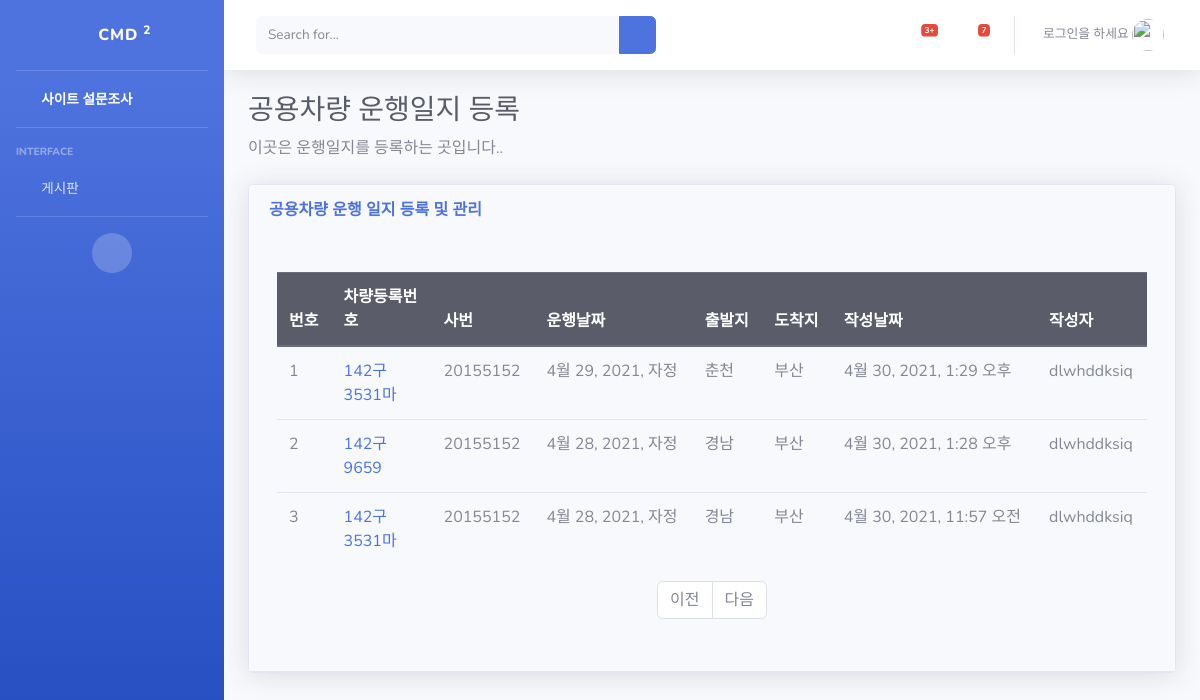
Page /pybo/drive_list/ on the earlier database version.
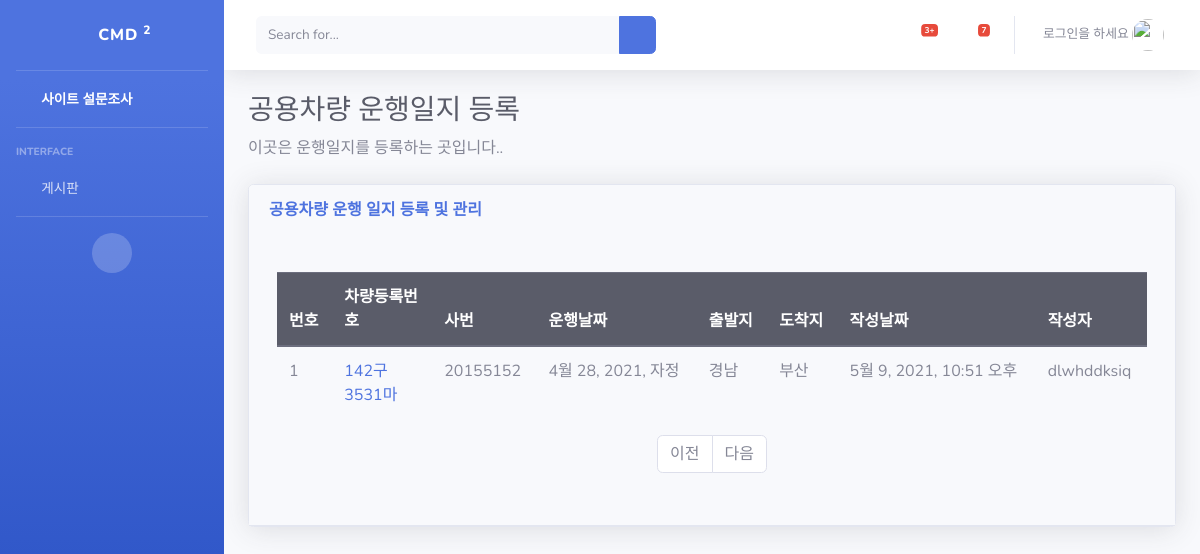
Same page on the later database version.
### pybo/models.py (models this page shows)
class CMD_Question(models.Model):
    subject = models.CharField(max_length=200)
    Car_num = models.CharField(max_length=15)
    bussiness_manager = models.CharField(max_length=10)
    bussiness_num = models.CharField(max_length=15)
    author = models.ForeignKey(User, on_delete=models.CASCADE)
    start_date = models.DateTimeField()
    start_pos = models.CharField(max_length=10)
    destination_pos = models.CharField(max_length=10)
    depart_date = models.CharField(max_length=25)
    arrive_date =models.CharField(max_length=25)
    create_date = models.DateTimeField()
    modify_date = models.DateTimeField(null=True, blank=True)

### pybo/views_drive.py (the view)
# urls.py: path('drive_list/', views_drive.CMD_index, name='CMD_index'),
def CMD_index(request):
    cmd_question_list = CMD_Question.objects.order_by('-create_date')
    context = {'cmd_question_list': cmd_question_list}
    return render(request, 'pybo/drive_list.html', context)

### templates/pybo/drive_list.html (shortened to what this page needs)
{% extends 'base.html' %}
{% block content %}
    <h1 class="h3 mb-2 text-gray-800">공용차량 운행일지 등록</h1>
    <p class="mb-4">이곳은 운행일지를 등록하는 곳입니다..
    </p>
    <div class="card shadow mb-4">
    <div class="card-header py-3">
    <div class="row">
    <div class="col-sm-12 col-md-6">
        <h6 class="m-0 font-weight-bold text-primary">공용차량 운행 일지 등록 및 관리</h6>
    </div>
    <div class="card-body">
    <div class="table-responsive">
    <table class="table table-bordered" id="dataTable" width="100%" cellspacing="0">
    <tbody>
    <div class="container my-3">
        <table class="table">
            <thead>
            <tr class="thead-dark">
                <th>번호</th>
                <th style="width:100px">차량등록번호</th>
                <th>사번</th>
                <th>운행날짜</th>
                <th>출발지</th>
                <th>도착지</th>
                <th>작성날짜</th>
                <th>작성자</th>
            </tr>
            </thead>
            <tbody>
            {% if cmd_question_list %}
                {% for cmd_question in cmd_question_list %}
                    <tr>
                        <td>{{ forloop.counter }}</td>
                        <td>
                            <a href="{% url 'pybo:CMD_detail' cmd_question.id %}">{{ cmd_question.Car_num }}</a>
                        </td>
                        <td>{{ cmd_question.bussiness_num}}</td>
                        <td>{{ cmd_question.start_date}}</td>
                        <td>{{ cmd_question.start_pos }}</td>
                        <td>{{ cmd_question.destination_pos}}</td>
                        <td>{{ cmd_question.create_date}}</td>
                        <td>{{ cmd_question.author.username }}</td>
                    </tr>
                {% endfor %}
            {% else %}
                <tr>
                    <td colspan="3">질문이 없습니다.</td>
                </tr>
            {% endif %}
            </tbody>
        </table>
    </div>
    <ul class="pagination justify-content-center">
        {% if cmd_question.has_previous %}
            <li class="page-item">
                <a class="page-link" href="?page={{ cmd_question.previous_page_number }}">이전</a>
            </li>
        {% else %}
            <li class="page-item disabled">
                <a class="page-link" tabindex="-1" aria-disabled="true" href="#">이전</a>
            </li>
        {% endif %}
        {% if cmd_question.has_next %}
            <li class="page-item">
                <a class="page-link" href="?page={{ cmd_question.next_page_number }}">다음</a>
            </li>
        {% else %}
            <li class="page-item disabled">
                <a class="page-link" tabindex="-1" aria-disabled="true" href="#">다음</a>
            </li>
        {% endif %}
    </ul>
{% endblock %}

Differences in the rows shown:
removed CMD_Question: Car_num "142구3531마", bussiness_num "20155152", start_date "4월 29, 2021, 자정", start_pos "춘천", destination_pos "부산", create_date "4월 30, 2021, 1:29 오후", author.username "dlwhddksiq"
removed CMD_Question: Car_num "142구 9659", bussiness_num "20155152", start_date "4월 28, 2021, 자정", start_pos "경남", destination_pos "부산", create_date "4월 30, 2021, 1:28 오후", author.username "dlwhddksiq"
changed CMD_Question "경남": create_date "4월 30, 2021, 11:57 오전" → "5월 9, 2021, 10:51 오후"
